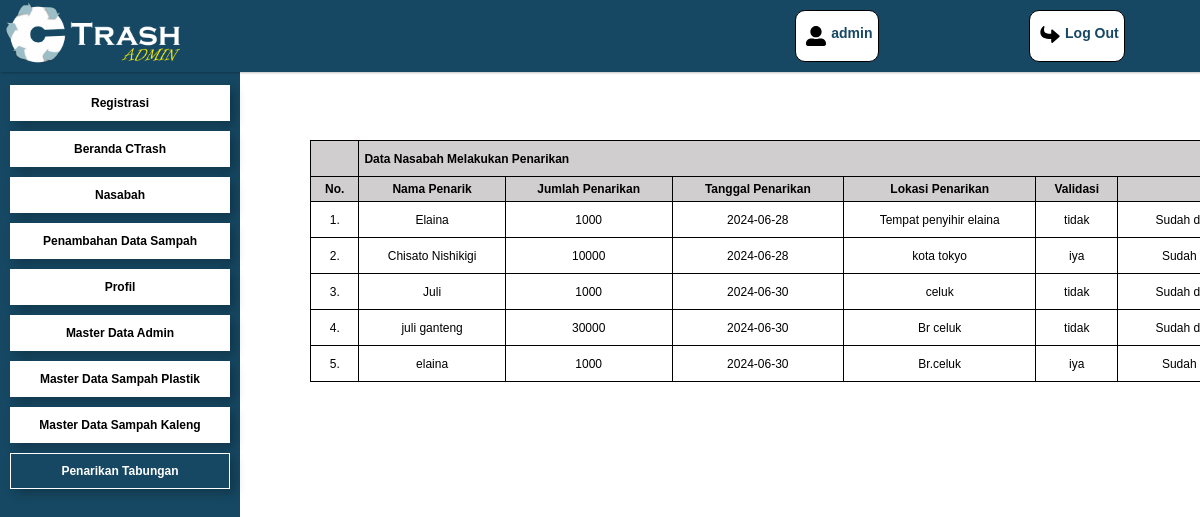
The page /admin/penarikan-tabungan.php (signed in) on the database its author committed.
### tables this page shows
CREATE TABLE `users` (
  `id` int(11) NOT NULL,
  `nama` varchar(100) NOT NULL,
  `email` varchar(100) NOT NULL,
  `alamat` text NOT NULL,
  `no_hp` varchar(15) NOT NULL,
  `jenis_kelamin` varchar(10) NOT NULL,
  `foto_profil` varchar(255) DEFAULT NULL,
  `tgl_lahir` date NOT NULL,
  `password` varchar(255) NOT NULL,
  `saldo` decimal(10,2) NOT NULL DEFAULT 0.00,
  `is_level` enum('admin','user') NOT NULL,
  `status` varchar(10) NOT NULL DEFAULT 'aktif'
);

CREATE TABLE `penarikan` (
  `id` int(11) NOT NULL,
  `user_id` int(11) NOT NULL,
  `nama_penarik` varchar(50) NOT NULL,
  `jumlah_penarikan` int(11) NOT NULL,
  `tgl_penarikan` date NOT NULL,
  `lokasi` varchar(100) NOT NULL,
  `validasi` enum('iya','tidak','menunggu') NOT NULL DEFAULT 'menunggu'
);

### admin/penarikan-tabungan.php (the view, shortened to what this page needs)
<!DOCTYPE html>
<html lang="en">
<head>
    <link rel="stylesheet" href="../asset/cssadmin/sidebar.css" />
    <link rel="stylesheet" href="../asset/cssadmin/penarikan-tabungan.css">
</head>
<body>
    <?php require_once '../template/admin/sidebar.php'; ?>
    <div class="main-content">
        <div class="body-tabel">
            <table class="container-tabel">
                <thead>
                    <tr>
                        <th>
                            <svg width="22" height="22" viewBox="0 0 22 22" fill="none" xmlns="http://www.w3.org/2000/svg">
                            </svg>
                        </th>
                        <th colspan="7" class="borderilang">
                            Data Nasabah Melakukan Penarikan
                        </th>
                    </tr>
                    <tr>
                        <th>No.</th>
                        <th>Nama Penarik</th>
                        <th>Jumlah Penarikan</th>
                        <th>Tanggal Penarikan</th>
                        <th>Lokasi Penarikan</th>
                        <th>Validasi</th>
                        <th>Aksi</th>
                    </tr>
                </thead>
                <tbody>
                    <?php
                    $koneksi = mysqli_connect("localhost", "root", "", "ctrash");
                    $query = "SELECT * FROM penarikan";
                    $result = mysqli_query($koneksi, $query);
                    $no = 1;
                    while ($row = mysqli_fetch_assoc($result)) {
                        echo "<tr>";
                        echo "<td>" . $no++ . ".</td>";
                        echo "<td>" . htmlspecialchars($row['nama_penarik']) . "</td>";
                        echo "<td>" . htmlspecialchars($row['jumlah_penarikan']) . "</td>";
                        echo "<td>" . htmlspecialchars($row['tgl_penarikan']) . "</td>";
                        echo "<td>" . htmlspecialchars($row['lokasi']) . "</td>";
                        echo "<td>" . htmlspecialchars($row['validasi']) . "</td>";
                        echo "<td>";
                        if ($row['validasi'] === 'iya') {
                            echo "Sudah divalidasi (Iya)";
                        } elseif ($row['validasi'] === 'tidak') {
                            echo "Sudah divalidasi (Tidak)";
                        }
                        echo "</td>";
                        echo "</tr>";
                    }
                    ?>
                </tbody>
            </table>
        </div>
    </div>
</body>
</html>

### template/admin/sidebar.php (shortened to what this page needs)
<?php
$current_page = basename($_SERVER['PHP_SELF']);
require_once "../daftar/koneksi.php";
$id_pengguna = $_SESSION['id'];
$sql = "SELECT nama FROM users WHERE id = $id_pengguna";
$result = mysqli_query($conn, $sql);
$row = mysqli_fetch_assoc($result);
$nama_pengguna = $row['nama'];
?>
<!DOCTYPE html>
<html lang="en">
<head>
    <link rel="stylesheet" href="../asset/cssadmin/sidebar.css">
</head>
<body>
    <nav class="navbar">
        <img src="../asset/img/ctrah-amdnim.png" alt="Logo" width="175px" height="66px" />
        <div class="navbar-nav">
            <span>
                <p><?php echo $nama_pengguna; ?></p>
            </span>
            <a href="logout.php">
                <p>Log Out</p>
            </a>
        </div>
    </nav>
    <div class="sidebar">
        <a class="<?php echo $current_page == 'registrasi.php' ? 'color' : ''; ?>"
            href="../admin/registrasi.php">Registrasi</a>
        <a class="<?php echo $current_page == 'beranda-admin.php' ? 'color' : ''; ?>"
            href="../admin/beranda-admin.php">Beranda CTrash</a>
        <a class="<?php echo $current_page == 'nasabah.php' ? 'color' : ''; ?>" href="../admin/nasabah.php">Nasabah</a>
        <a class="<?php echo $current_page == 'penambahan-data-sampah.php' ? 'color' : ''; ?>"
            href="../admin/penambahan-data-sampah.php">Penambahan Data Sampah</a>
        <a class="<?php echo $current_page == 'profile.php' ? 'color' : ''; ?>" href="../admin/profile.php">Profil</a>
        <a class="<?php echo $current_page == 'master-data-admin.php' ? 'color' : ''; ?>"
            href="../admin/master-data-admin.php">Master Data Admin</a>
        <a class="<?php echo $current_page == 'master-data-plastik.php' ? 'color' : ''; ?>"
            href="../admin/master-data-plastik.php">Master Data Sampah Plastik</a>
        <a class="<?php echo $current_page == 'master-data-kaleng.php' ? 'color' : ''; ?>"
            href="../admin/error.html">Master Data Sampah Kaleng</a>
        <a class="<?php echo $current_page == 'penarikan-tabungan.php' ? 'color' : ''; ?>"
            href="../admin/penarikan-tabungan.php">Penarikan Tabungan</a>
    </div>
</body>
</html>

### asset/cssadmin/sidebar.css (style rules this page uses)
:root { --biru-gelap: #164863; --biru: #164863; --biru-terang: #9bbec8; --putih: #fff; --abu-abu: #687780; --hitam: #000; --font-family: 'Poppins', sans-serif; --font-bold: 700; --font-normal: 200; --font-size-title: clamp(30px, 3.5vw, 6rem); }
body { list-style: none; border: none; margin: 0; font-family: 'Poppins', sans-serif; }
.navbar { display: flex; justify-content: space-between; width: 100%; top: 0; left: 0; right: 0; z-index: 99; position: fixed; background-color: var(--biru); box-shadow: 1px 1px 2px rgba(0, 0, 0, 25%); }
.navbar img { padding-left: 5px; }
.navbar-nav { padding: 10px 0; display: flex; width: 40%; justify-content: space-around; }
.navbar-nav a { display: flex; list-style: none; text-decoration: none; border: 1px solid black; font-size: 14px; font-weight: 700; color: var(--biru-gelap); padding: 0 5px; border-radius: 10px; background-color: var(--putih); }
.navbar-nav span { font-weight: var(--font-bold); display: flex; padding: 0 5px; font-size: 14px; color: var(--biru-gelap); border-radius: 10px; border: 1px solid black; background-color: var(--putih); }
.navbar-nav span svg { margin: 15px 0; width: 30px; }
.navbar-nav a svg { margin: 15px 0; width: 30px; }
.sidebar { position: fixed; width: 220px; background-color: #164863; padding: 10px; margin-top: 70px; flex-shrink: 0; display: flex; flex-direction: column; min-height: calc(100vh - 70px); }
.sidebar a { list-style: none; border: none; text-decoration: none; background-color: var(--putih); text-align: center; cursor: pointer; margin: 5px 0; color: var(--hitam); font-family: 'Poppins', sans-serif; font-weight: 700; font-size: 12px; font-weight: 700; box-shadow: 5px 4px 10px rgba(0, 0, 0, 0.25); padding: 10px; border: 1px solid var(--putih); }
.sidebar a.color { color: var(--putih); background-color: #164863; border: 1px solid var(--putih); }

### asset/cssadmin/penarikan-tabungan.css (style rules this page uses)
:root { --biru-gelap: #164863; --biru: #164863; --biru-terang: #9bbec8; --putih: #fff; --abu-abu: #687780; --hitam: #000; --font-family: 'Poppins', sans-serif; --font-bold: 700; --font-normal: 200; --font-size-title: clamp(30px, 3.5vw, 6rem); --font-size-subtitle: clamp(20px, 3.5vw, 4rem); --font-size-text: 12px; --font-size-small-text: 0.8125rem; }
body { list-style: none; border: none; margin: 0; font-family: 'Poppins'; }
.main-content { flex-grow: 1; margin-left: 280px; padding-top: 130px; }
.body-tabel { overflow-x: auto; }
.container-tabel { width: 1060px; }
.borderilang { border-collapse: collapse; text-align: start; }
table { padding: 40px; margin-left: 30px; border-collapse: collapse; border: 1px solid black; margin-top: 10px; margin-bottom: 30px; }
thead { background-color: #d0cece; }
th { padding: 5px; border-bottom: 1px solid #ddd; font-size: var(--font-size-text); border: 1px solid black; text-align: center; font-weight: 700; }
td { padding: 5px; text-align: center; border-bottom: 1px solid #ddd; font-size: var(--font-size-text); border: 1px solid black; }

### rows shown on the page
users: nama "admin"
penarikan: nama_penarik "Elaina", jumlah_penarikan "1000", tgl_penarikan "2024-06-28", lokasi "Tempat penyihir elaina", validasi "tidak", shows "Sudah…"
penarikan: nama_penarik "Chisato Nishikigi", jumlah_penarikan "10000", tgl_penarikan "2024-06-28", lokasi "kota tokyo", validasi "iya", shows "Sudah…"
penarikan: nama_penarik "Juli", jumlah_penarikan "1000", tgl_penarikan "2024-06-30", lokasi "celuk", validasi "tidak", shows "Sudah…"
penarikan: nama_penarik "juli ganteng", jumlah_penarikan "30000", tgl_penarikan "2024-06-30", lokasi "Br celuk", validasi "tidak", shows "Sudah…"
penarikan: nama_penarik "elaina", jumlah_penarikan "1000", tgl_penarikan "2024-06-30", lokasi "Br.celuk", validasi "iya", shows "Sudah…"
